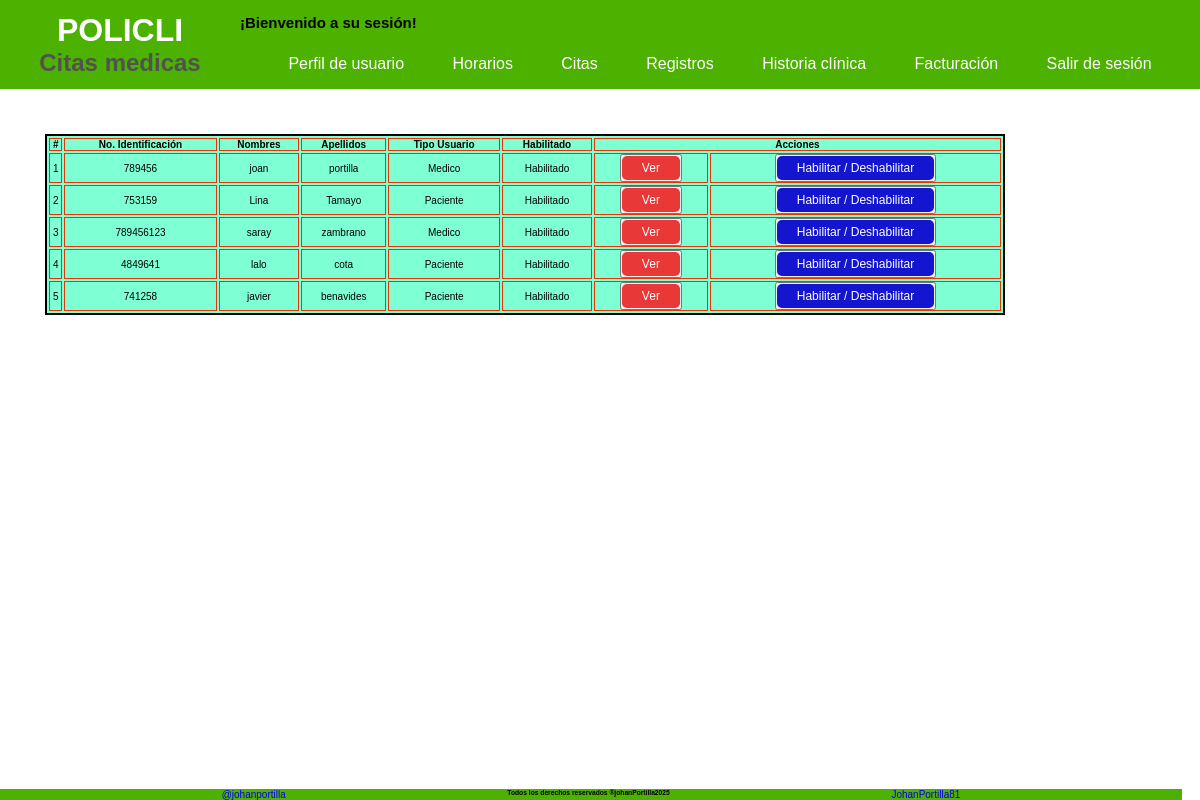
The page /sesion/listar/ (signed in) on the database as committed earlier.
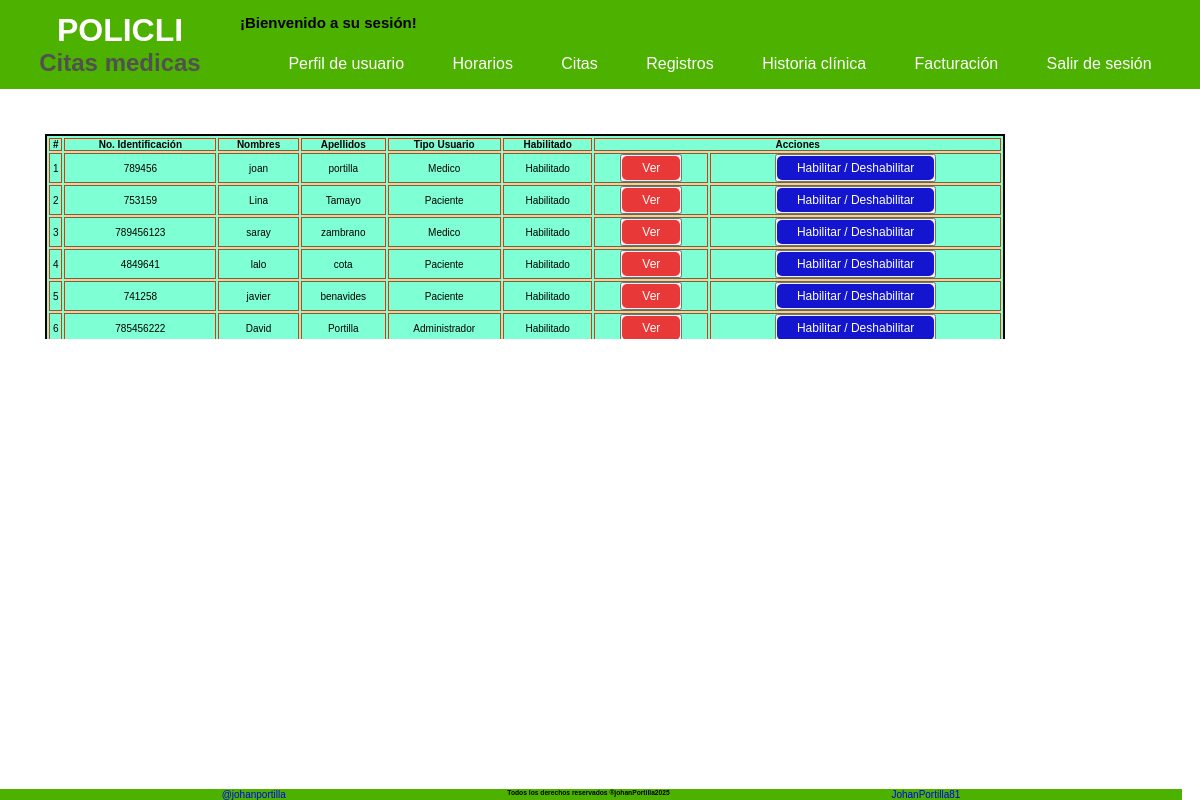
The same page on the database as committed later.
### Aplicaciones/Inicio/models.py (models this page shows, shortened)
class CreacionUser(AbstractUser):
    class Tipo_User(models.TextChoices):
        ADMIN = 'Administrador',
        PACIENTE = 'Paciente'
        MEDICO = 'Medico'
        RECEPCION = 'Recepcionista'
    class Tipo_id(models.TextChoices):
        CEDULA = 'Cédula'
        TARJETA_ID= 'Tarjeta Identidad'
        CED_EXT = 'Cédula Extranjería'
        PASAPORTE = 'Pasaporte'
    tipo_id = models.CharField( max_length=20 ,choices = Tipo_id.choices, default = Tipo_id.CEDULA, verbose_name='Tipo de documento'  )
    numero_id = models.PositiveBigIntegerField(null=False, blank=False,  verbose_name='Numero de identificación', unique=True, default=0)
    telefono = models.PositiveBigIntegerField(null= False, blank= False, verbose_name='Teléfono', default=0)
    tipo_usuario = models.CharField(max_length=20, choices = Tipo_User.choices, default = Tipo_User.PACIENTE, verbose_name='Tipo Usuario')
    fecha_actualizacion = models.DateTimeField (auto_now=True, verbose_name='Ultima Actualización')
    nombre_completo= models.CharField(max_length = 100, null=False, blank= False, verbose_name='Nombre completo')
    cambiar_contrasena = models.BooleanField(default=True, verbose_name='Cambiar contraseña')

### Aplicaciones/Inicio/views.py (the view)
@login_required
def listar_cuentas(request):
    data = {
        'titulo':'Listado de cuentas',
        'cuentas': CreacionUser.objects.filter(is_superuser = False)
    }
    return render(request, 'paginas/listado_tabla.html', data)

### templates/paginas/listado_tabla.html
{% extends 'index.html' %}
{% block contenido1 %}
<div style="height: 250px; overflow-y: scroll;">
<table class=" table-admin" style="width:80%; justify-content: center; ">
    <thead>
        <tr>
            <th>#</th>
            <th>No. Identificación</th>
            <th>Nombres</th>
            <th>Apellidos</th>
            <th>Tipo Usuario</th>
            <th>Habilitado</th>
            <th colspan="2">Acciones</th>
        </tr>
    </thead>
    <tbody>
        {% for b1 in cuentas %}
        <tr>
            <td>{{ forloop.counter}}</td>
            <td>{{b1.numero_id}}</td>
            <td>{{b1.first_name}}</td>
            <td>{{b1.last_name}}</td>
            <td>{{b1.tipo_usuario}}</td>
            {% if b1.is_active == True %}
            <td>Habilitado</td>
            {% else %}
            <td>Deshabilitar</td>
            {% endif %}
            <td>
                <button>
                    <a href="{% url 'Perfil_Usuario' b1.id %}?accion=ver" class="btn-primary">Ver</a>
                </button>
            </td>
            <td>
                <button>
                    <a href="{% url 'Perfil_Usuario' b1.id %}?accion=habilitar" class="btn-secundary">Habilitar /
                        Deshabilitar</a>
                </button>
            </td>
        </tr>
        {% endfor %}
    </tbody>
    </table>
</div>
{% endblock %}

### templates/index.html (shortened to what this page needs)
{% load static %}
<!DOCTYPE html>
<html lang="en">
<head>
    <link rel="stylesheet" href="{% static '/css/main_u.css' %}">
</head>
<body>
    {% if user.is_authenticated %}
        {% include 'bloques/navbar_sesion.html' %}
    {% else %}
        {% include 'bloques/nabvar.html' %}
    {% endif %}
    {% block contenido1 %}
    {% endblock %}
    {% include 'bloques/footer.html' %}
</body>
</html>

### templates/bloques/navbar_sesion.html (shortened to what this page needs)
<header class="header">
    <div class="navbar__container">
        <div>
            <h1 class="navbar__title">
                POLICLI
                <span class="navbar__subtitle">Citas medicas</span>
            </h1>
        </div>
        <div class="navbar-sesion">
            <h2 class="titulo__sesion">¡Bienvenido {{ user.nombre_completo }} a su sesión!</h2>
            <nav class="navbar-sesion__container">
                <ul class="navbar-sesion__list--first">
                    <li class="navbar-sesion__item">
                        <a href="{% url 'Principal' %}" class="navbar__link">Perfil de usuario</a>
                    </li>
                    <li class="navbar-sesion__item">
                        <a href="#" class="navbar__link">Horarios</a>
                    </li>
                    <li class="navbar-sesion__item">
                        <a href="#" class="navbar__link">Citas</a>
                    </li>
                    <li class="navbar-sesion__item"><a href="#" class="navbar__link">Registros</a>
                    </li>
                    <li class="navbar-sesion__item"><a href="#" class="navbar__link">Historia clínica</a>
                    </li>
                    <li class="navbar-sesion__item"><a href="#" class="navbar__link">Facturación</a></li>
                    <li class="navbar-sesion__item">
                        <a href="{% url 'Sesion_Cerrada' %}" class="navbar__link">Salir de sesión</a>
                    </li>
                </ul>
            </nav>
        </div>
    </div>
</header>

### templates/bloques/footer.html
<div class="bloque__footer">
    <footer class="footer">
        <a class="footer__redes" href="#">@johanportilla</a>
        <h6>Todos los derechos reservados &reg;johanPortilla2025</h6>
        <a class="footer__redes" href="#">JohanPortilla81</a>
    </footer>
</div>

### static/css/variables.css (style rules this page uses)
:root { --primary-950: #4DB100; --primary-900: #55B40C; --primary-800: #67BC26; --primary-700: #79C43F; --primary-600: #8BCC59; --primary-500: #9DD472; --primary-400: #AEDB8C; --primary-300: #C0E3A5; --primary-200: #D2EBBF; --primary-100: #EAF3D8; --primary-50: #F6FBF2; --secundary-950:#FED638; --secundary-900:#FED841; --secundary-800:#FEDC55; --secundary-700:#FEE069; --secundary-600:#FEE47D; --secundary-500:#FEE891; --secundary-400:#FEECA5; --secundary-300:#FEF0B9; --secundary-200:#FEF4CD; --secundary-100:#FEF8E1; --secundary-50:#FEFCF5; --white: #fff; --black: #000; --gray-950: #101010; --gray-900: #262626; --gray-800: #3B3B3B; --gray-700: #515151; --gray-600: #676767; --gray-500: #7D7D7D; --gray-400: #929292; --gray-300: #A8A8A8; --gray-200: #BEBEBE; --gray-100: #D4D4D4; --gray-50: #E9E9E9; --main-font: Helvetica, Arial, sans-serif; --fs-xxxxl: 8.0rem; --fs-xxxl: 6.4rem; --fs-xxl: 4.8rem; --fs-xl: 4.0rem; --fs-lg: 3.2rem; --fs-md: 2.4rem; --fs-sm: 2.0rem; --fs-xs: 1.6rem; --fs-xxs: 1.4rem; --fs-xxxs: 1.2rem; }

### static/css/body.css (style rules this page uses)
html { margin: 0; box-sizing: border-box; font-size: 62.5%; }
* { padding: 0; margin: 0; box-sizing: border-box; font-family: var(--main-font); }
body { display: flex; flex-direction: column; }

### static/css/inicio.css (style rules this page uses)
.navbar__container { background-color: var(--primary-950); position: sticky; display: grid; grid-template-columns: repeat(2, 20% 80%); }
.navbar__title { margin: 0; color: var(--white); padding: 12px; font-size: var(--fs-lg); text-align: center; display: flex; flex-direction: column; }
.navbar__subtitle { font-size: var(--fs-md); color: var(--gray-700); }
.navbar__link { text-decoration: none; color: var(--white); font-size: var(--fs-xs); transition: color 0.3s ease; display: flex; }
.navbar-sesion { display: flex; flex-direction: column; justify-content: end; gap: 8px; }
.navbar-sesion__list--first { list-style: none; padding: 8px; margin: 0; display: flex; position: relative; justify-content: space-evenly; }
.navbar-sesion__item { position: relative; display: inline-block; padding: 8px; }

### static/css/footer.css (style rules this page uses)
.bloque__footer { position:fixed; bottom: 0; width: 98.5%; }
.footer { display: flex; justify-content: space-evenly; background-color: var(--primary-950); }
.footer__redes { text-decoration: none; align-content: center; }

### static/css/tablas.css (style rules this page uses)
.table-admin { margin: 45px; text-align: center; border: 2px solid; background-color: aquamarine; }
th, td { border: 1px solid rgb(231, 52, 7); }
[class^="btn-"] { border: none; padding: 5px 20px; text-align: center; text-decoration: none; display: inline-block; font-size: var(--fs-xxxs); cursor: pointer; border-radius: 5px; }
.btn-primary { background-color: rgb(233, 56, 56); color: white; }
.btn-secundary { background-color: rgb(19, 22, 206); color: white; }

Rows that differ between the two databases and show on the page:
added CreacionUser: numero_id "785456222", first_name "David", last_name "Portilla", tipo_usuario "Administrador", is_active "Habilitado"
